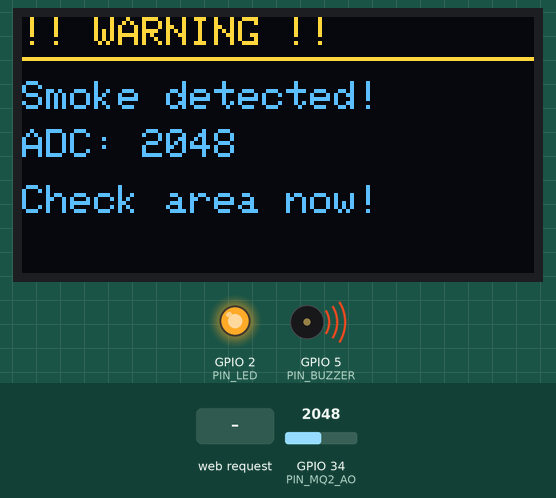
Simulated run of this sketch. Board: ESP32. Parts: 128×64 one-colour display, output pins drawn as LEDs (lit = HIGH), buzzer (waves = sounding, pin HIGH). The test bench sets the inputs (shaded band); at power-on: GPIO 34 (PIN_MQ2_AO) = 2048. The OLED is the two-colour kind (top 16 rows yellow); WiFi joins after 1.5 s; servers stay silent unless stated; what the sketch prints to the serial monitor is not drawn.

Above: at 5.3 s.
5.4 s: GPIO 34 (PIN_MQ2_AO) set to 1067
At 6.0 s:
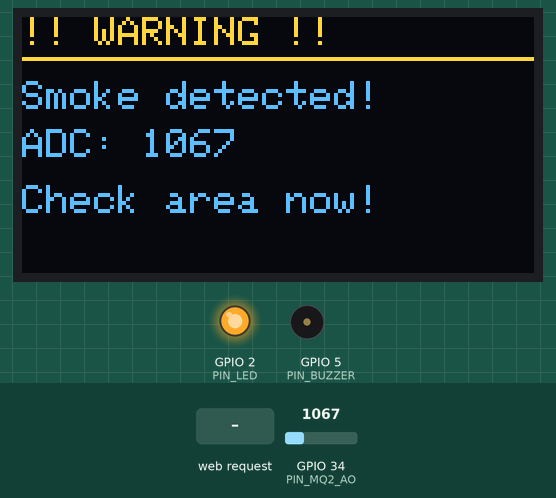
7.6 s: GPIO 34 (PIN_MQ2_AO) set to 952
At 8.8 s:
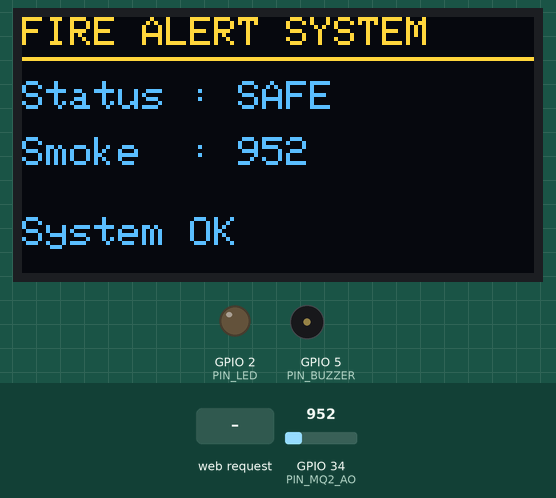
9.1 s: GPIO 34 (PIN_MQ2_AO) set to 2540
At 9.38 s:
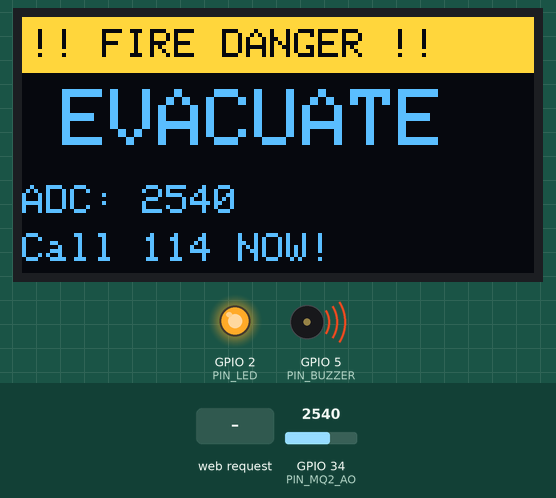
12.1 s: HTTP request GET /silence received
At 13.0 s:
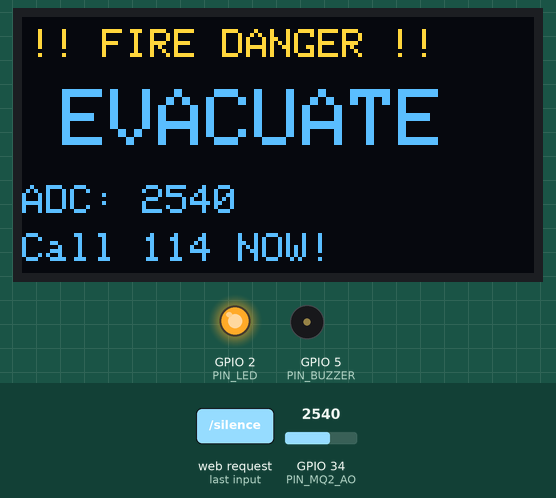
15.1 s: HTTP request GET /test received
At 16.0 s:
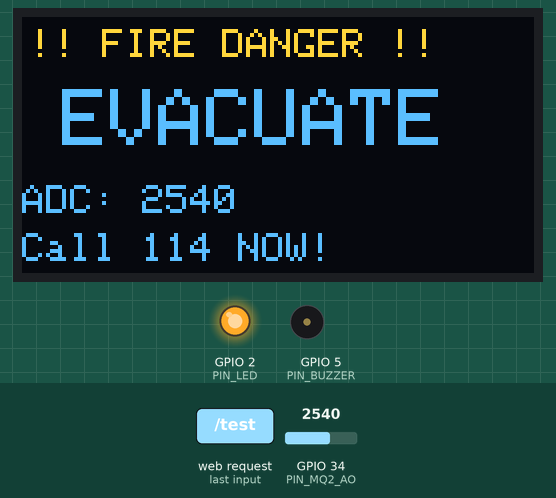
Timing chart, 0 to 19.1 s (numbered marks = the images above; inputs shaded):
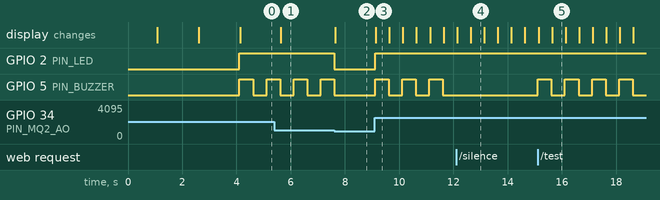

The sketch:

Fire_Alert_IoT_System.ino
```cpp
#include <WiFi.h>
#include <WiFiClientSecure.h>
#include <WebServer.h>
#include <Wire.h>
#include <Adafruit_GFX.h>
#include <Adafruit_SSD1306.h>
#include <UniversalTelegramBot.h>
#include <ArduinoJson.h>

// -- WIFI -----------------------------------------------------
#define WIFI_SSID   "Khanh"
#define WIFI_PASS   "@133057k"

// -- TELEGRAM -------------------------------------------------
#define BOT_TOKEN   "8498800393:AAGET_3CtPYjKuQGpH-jYMN2ySgHQsZCSxs"
#define CHAT_ID     "7689211086"

// -- PINS -----------------------------------------------------
#define PIN_MQ2_AO  34
#define PIN_MQ2_DO  35
#define PIN_LED      2
#define PIN_BUZZER   5

// -- OLED -----------------------------------------------------
#define OLED_W      128
#define OLED_H       64
#define OLED_ADDR   0x3C
Adafruit_SSD1306 oled(OLED_W, OLED_H, &Wire, -1);

// -- THRESHOLD ------------------------------------------------
#define SMOKE_THRESHOLD   1000
#define DANGER_THRESHOLD  2500

// -- OBJECTS --------------------------------------------------
WebServer server(80);
WiFiClientSecure secured_client;
UniversalTelegramBot bot(BOT_TOKEN, secured_client);

// -- STATE ----------------------------------------------------
int    smokeValue   = 0;
bool   alertActive  = false;
bool   prevAlert    = false;
bool   silenced     = false;
String alertLevel   = "SAFE";
int    maxSmoke     = 0;
unsigned long uptimeStart = 0;

unsigned long lastRead      = 0;
unsigned long lastTelegram  = 0;
unsigned long lastBuzz      = 0;
bool buzzState = false;

const unsigned long READ_INTERVAL     = 500;
const unsigned long TELEGRAM_COOLDOWN = 60000;

// -- LOG ------------------------------------------------------
#define LOG_SIZE 20
struct LogEntry { unsigned long ts; int val; String level; };
LogEntry eventLog[LOG_SIZE];
int logHead  = 0;
int logCount = 0;

void addLog(int val, String level) {
  eventLog[logHead] = { millis(), val, level };
  logHead = (logHead + 1) % LOG_SIZE;
  if (logCount < LOG_SIZE) logCount++;
}
//   HTML DASHBOARD
const char INDEX_HTML[] PROGMEM = R"HTMLEOF(<!DOCTYPE html>
<html lang="vi">
<head>
<meta charset="UTF-8"/>
<meta name="viewport" content="width=device-width,initial-scale=1"/>
<title>Fire Alert System</title>
<style>
@import url('https://fonts.googleapis.com/css2?family=Rajdhani:wght@500;600;700&family=Share+Tech+Mono&display=swap');
*{box-sizing:border-box;margin:0;padding:0}
body{background:#0a0e1a;color:#c9d6e3;font-family:'Rajdhani',sans-serif;min-height:100vh;padding:16px}
body::before{content:'';position:fixed;inset:0;background-image:linear-gradient(rgba(0,180,216,.04) 1px,transparent 1px),linear-gradient(90deg,rgba(0,180,216,.04) 1px,transparent 1px);background-size:40px 40px;pointer-events:none;z-index:0}
.wrap{position:relative;z-index:1;max-width:920px;margin:0 auto}
header{display:flex;align-items:center;gap:14px;margin-bottom:22px;padding-bottom:18px;border-bottom:1px solid #1e2a3a}
.logo{width:46px;height:46px;background:linear-gradient(135deg,#ff6b35,#ff1744);border-radius:11px;display:flex;align-items:center;justify-content:center;font-size:22px;flex-shrink:0;box-shadow:0 0 18px rgba(255,23,68,.35)}
header h1{font-size:1.5rem;font-weight:700;letter-spacing:2px;text-transform:uppercase;color:#fff}
header p{font-size:.78rem;color:#4a6080;font-family:'Share Tech Mono',monospace;margin-top:2px}
.dot{width:10px;height:10px;background:#00e676;border-radius:50%;margin-left:auto;box-shadow:0 0 8px #00e676;animation:pd 2s ease-in-out infinite}
@keyframes pd{0%,100%{opacity:1}50%{opacity:.3}}
#banner{border-radius:15px;padding:18px 22px;display:flex;align-items:center;gap:15px;margin-bottom:20px;border:1px solid;transition:all .4s;position:relative;overflow:hidden}
#banner::before{content:'';position:absolute;inset:0;background:currentColor;opacity:.07}
#banner.safe{color:#00e676;border-color:rgba(0,230,118,.3);background:rgba(0,230,118,.04)}
#banner.warning{color:#ffd600;border-color:rgba(255,214,0,.3);background:rgba(255,214,0,.04)}
#banner.danger{color:#ff1744;border-color:rgba(255,23,68,.3);background:rgba(255,23,68,.05);animation:df .6s ease-in-out infinite alternate}
@keyframes df{from{background:rgba(255,23,68,.05)}to{background:rgba(255,23,68,.12)}}
.bi{font-size:2.2rem}
.bt{font-size:1.4rem;font-weight:700;letter-spacing:3px;text-transform:uppercase;color:currentColor}
.bs{font-size:.8rem;color:#4a6080;margin-top:3px}
.grid{display:grid;grid-template-columns:1fr 1fr;gap:15px;margin-bottom:15px}
@media(max-width:560px){.grid{grid-template-columns:1fr}}
.card{background:#111827;border:1px solid #1e2a3a;border-radius:14px;padding:18px}
.lbl{font-size:.7rem;letter-spacing:2px;text-transform:uppercase;color:#4a6080;margin-bottom:10px;font-family:'Share Tech Mono',monospace}
.num{font-family:'Share Tech Mono',monospace;font-size:2.6rem;font-weight:700;color:#00e676;line-height:1;transition:color .4s}
.unit{font-size:.8rem;color:#4a6080;margin-top:4px}
.bar-t{width:100%;height:9px;background:#1e2a3a;border-radius:99px;margin-top:13px;overflow:hidden}
.bar-f{height:100%;border-radius:99px;width:0;background:#00e676;transition:width .5s,background .5s}
.dbadge{display:inline-block;padding:9px 18px;border-radius:9px;font-family:'Share Tech Mono',monospace;font-size:1.3rem;font-weight:700;letter-spacing:2px;margin-top:9px;transition:all .4s}
.dbadge.clear{background:rgba(0,230,118,.1);color:#00e676;border:1px solid rgba(0,230,118,.3)}
.dbadge.detected{background:rgba(255,23,68,.13);color:#ff1744;border:1px solid rgba(255,23,68,.4)}
.thr{margin-top:12px;font-size:.72rem;color:#4a6080;font-family:'Share Tech Mono',monospace;line-height:2}
.stats{display:grid;grid-template-columns:repeat(3,1fr);gap:11px;margin-bottom:15px}
@media(max-width:440px){.stats{grid-template-columns:1fr 1fr}}
.stat{background:#111827;border:1px solid #1e2a3a;border-radius:11px;padding:13px 15px}
.sv{font-family:'Share Tech Mono',monospace;font-size:1.15rem;color:#00b4d8;font-weight:700}
.sl{font-size:.68rem;color:#4a6080;letter-spacing:1px;text-transform:uppercase;margin-top:3px}
.btns{display:flex;gap:10px;margin-bottom:15px;flex-wrap:wrap}
.btn{flex:1;min-width:90px;padding:11px 0;border:none;border-radius:10px;font-family:'Rajdhani',sans-serif;font-size:.92rem;font-weight:700;letter-spacing:1.5px;text-transform:uppercase;cursor:pointer;transition:transform .15s,filter .15s}
.btn:hover{transform:translateY(-2px);filter:brightness(1.15)}
.btn:active{transform:translateY(0)}
.b1{background:linear-gradient(135deg,#ff6b35,#ff1744);color:#fff;box-shadow:0 4px 14px rgba(255,23,68,.3)}
.b2{background:linear-gradient(135deg,#f59e0b,#d97706);color:#fff;box-shadow:0 4px 14px rgba(245,158,11,.25)}
.b3{background:linear-gradient(135deg,#0ea5e9,#0284c7);color:#fff;box-shadow:0 4px 14px rgba(14,165,233,.25)}
#toast{position:fixed;bottom:22px;right:22px;background:#1e2a3a;border:1px solid #00b4d8;color:#00b4d8;padding:11px 18px;border-radius:10px;font-family:'Share Tech Mono',monospace;font-size:.85rem;opacity:0;transform:translateY(10px);transition:all .3s;pointer-events:none;z-index:999}
#toast.show{opacity:1;transform:translateY(0)}
.log-card{background:#111827;border:1px solid #1e2a3a;border-radius:14px;padding:18px;margin-bottom:15px}
#log-body{max-height:190px;overflow-y:auto}
#log-body::-webkit-scrollbar{width:4px}
#log-body::-webkit-scrollbar-track{background:#1e2a3a}
#log-body::-webkit-scrollbar-thumb{background:#4a6080;border-radius:2px}
.lr{display:grid;grid-template-columns:70px 1fr 80px;gap:10px;align-items:center;padding:6px 9px;border-radius:7px;font-family:'Share Tech Mono',monospace;font-size:.74rem;margin-bottom:3px}
.lr:hover{background:rgba(255,255,255,.03)}
.lts{color:#4a6080}.lval{color:#c9d6e3}
.llv{font-weight:700;text-align:right}
.lr.SAFE .llv{color:#00e676}.lr.WARNING .llv{color:#ffd600}.lr.DANGER .llv{color:#ff1744}
.no-log{color:#4a6080;font-size:.8rem;font-family:'Share Tech Mono',monospace;padding:8px}
footer{text-align:center;color:#4a6080;font-size:.7rem;font-family:'Share Tech Mono',monospace;padding-top:15px;border-top:1px solid #1e2a3a;letter-spacing:1px}
</style>
</head>
<body>
<div class="wrap">
<header>
  <div class="logo">&#128293;</div>
  <div>
    <h1>Fire Alert System</h1>
    <p id="ipinfo">ESP32 &middot; MQ-2 &middot; IoT Monitor</p>
  </div>
  <div class="dot" id="dot"></div>
</header>

<div id="banner" class="safe">
  <div class="bi" id="bi">&#9989;</div>
  <div>
    <div class="bt" id="bt">AN TOAN</div>
    <div class="bs" id="bs">He thong hoat dong binh thuong</div>
  </div>
</div>

<div class="grid">
  <div class="card">
    <div class="lbl">&#9632; Nong do khoi / gas (ADC)</div>
    <div class="num" id="smk">0</div>
    <div class="unit">Gia tri 0 - 4095</div>
    <div class="bar-t"><div class="bar-f" id="bf"></div></div>
  </div>
  <div class="card">
    <div class="lbl">&#9632; Cam bien so (DO pin)</div>
    <div class="dbadge clear" id="db">KHONG CO</div>
    <div class="thr">Nguong WARNING : 1000<br>Nguong DANGER&nbsp;&nbsp;: 2500</div>
  </div>
</div>

<div class="stats">
  <div class="stat"><div class="sv" id="up">0m 0s</div><div class="sl">Uptime</div></div>
  <div class="stat"><div class="sv" id="mx">0</div><div class="sl">Max ADC</div></div>
  <div class="stat"><div class="sv" id="rs">--</div><div class="sl">WiFi RSSI</div></div>
</div>

<div class="btns">
  <button class="btn b1" onclick="doTest()">&#9889; Test Alert</button>
  <button class="btn b2" onclick="doSilence()">&#128277; Im Lang</button>
  <button class="btn b3" onclick="doReset()">&#128260; Reset</button>
</div>

<div class="log-card">
  <div class="lbl">&#9632; Nhat ky su kien</div>
  <div id="log-body"><div class="no-log">Chua co su kien...</div></div>
</div>

<footer>ESP32 FIRE ALERT &middot; MQ-2 SENSOR &middot; OLED + TELEGRAM &middot; v2.1</footer>
</div>
<div id="toast"></div>

<script>
var prevLv='';
function toast(msg,col){
  var t=document.getElementById('toast');
  t.textContent=msg;
  t.style.borderColor=col||'#00b4d8';
  t.style.color=col||'#00b4d8';
  t.classList.add('show');
  setTimeout(function(){t.classList.remove('show');},2500);
}
function fmtUp(ms){
  var s=Math.floor(ms/1000),m=Math.floor(s/60),h=Math.floor(m/60);
  if(h>0)return h+'h '+(m%60)+'m';
  return m+'m '+(s%60)+'s';
}
function applyLevel(lv){
  var bn=document.getElementById('banner');
  var bi=document.getElementById('bi');
  var bt=document.getElementById('bt');
  var bs=document.getElementById('bs');
  bn.className='';
  if(lv==='DANGER'){
    bn.className='danger';
    bi.innerHTML='&#128680;';
    bt.textContent='NGUY HIEM - CHAY!';
    bs.textContent='Thoat khoi khu vuc ngay! Goi 114!';
  }else if(lv==='WARNING'){
    bn.className='warning';
    bi.innerHTML='&#9888;';
    bt.textContent='CANH BAO KHOI / GAS';
    bs.textContent='Phat hien khoi hoac gas - kiem tra ngay!';
  }else{
    bn.className='safe';
    bi.innerHTML='&#9989;';
    bt.textContent='AN TOAN';
    bs.textContent='He thong hoat dong binh thuong';
  }
}
function updateUI(d){
  if(d.level!==prevLv){
    if(d.level==='DANGER') toast('NGUY HIEM! PHAT HIEN CHAY!','#ff1744');
    else if(d.level==='WARNING') toast('Canh bao khoi/gas!','#ffd600');
    else if(prevLv) toast('Da an toan tro lai','#00e676');
    prevLv=d.level;
  }
  applyLevel(d.level);
  var col=d.level==='DANGER'?'#ff1744':d.level==='WARNING'?'#ffd600':'#00e676';
  var smk=document.getElementById('smk');
  smk.textContent=d.smoke;
  smk.style.color=col;
  var pct=Math.min(d.smoke/4095*100,100);
  var bf=document.getElementById('bf');
  bf.style.width=pct+'%';
  bf.style.background=col;
  var db=document.getElementById('db');
  if(d.digital){
    db.textContent='PHAT HIEN!';
    db.className='dbadge detected';
  }else{
    db.textContent='KHONG CO';
    db.className='dbadge clear';
  }
  document.getElementById('up').textContent=fmtUp(d.uptime||0);
  document.getElementById('mx').textContent=d.maxSmoke||0;
  var dot=document.getElementById('dot');
  dot.style.background='#00e676';
  dot.style.boxShadow='0 0 8px #00e676';
  if(d.logs&&d.logs.length>0){
    var html='';
    d.logs.forEach(function(e){
      var s=Math.floor(e.ts/1000),m=Math.floor(s/60);
      var ts=m+'m'+(s%60<10?'0':'')+(s%60)+'s';
      html+='<div class="lr '+e.level+'"><span class="lts">'+ts+'</span><span class="lval">ADC: '+e.val+'</span><span class="llv">'+e.level+'</span></div>';
    });
    document.getElementById('log-body').innerHTML=html;
  }
}
function connErr(){
  var dot=document.getElementById('dot');
  dot.style.background='#ff1744';
  dot.style.boxShadow='0 0 8px #ff1744';
  toast('Mat ket noi ESP32!','#ff1744');
}
function doTest(){fetch('/test').then(function(){toast('Test da kich hoat!','#ff6b35');}).catch(connErr);}
function doSilence(){fetch('/silence').then(function(){toast('Buzzer da tat!','#f59e0b');}).catch(connErr);}
function doReset(){fetch('/reset').then(function(){toast('He thong da reset!','#0ea5e9');prevLv='';}).catch(connErr);}
fetch('/info').then(function(r){return r.json();}).then(function(d){
  document.getElementById('ipinfo').textContent='IP: '+d.ip+' | RSSI: '+d.rssi+' dBm';
  document.getElementById('rs').textContent=d.rssi+' dBm';
}).catch(function(){});
setInterval(function(){
  fetch('/status').then(function(r){return r.json();}).then(updateUI).catch(connErr);
},1000);
</script>
</body>
</html>)HTMLEOF";

// -- OLED -----------------------------------------------------
void oledSafe(int val) {
  oled.clearDisplay();
  oled.setTextColor(SSD1306_WHITE);
  oled.setTextSize(1);
  oled.setCursor(0,0);  oled.println("FIRE ALERT SYSTEM");
  oled.drawLine(0,10,128,10,SSD1306_WHITE);
  oled.setCursor(0,16); oled.println("Status : SAFE");
  oled.setCursor(0,30); oled.print("Smoke  : "); oled.println(val);
  oled.setCursor(0,50); oled.println("System OK");
  oled.display();
}

void oledWarning(int val) {
  oled.clearDisplay();
  oled.setTextColor(SSD1306_WHITE);
  oled.setTextSize(1);
  oled.setCursor(0,0);  oled.println("!! WARNING !!");
  oled.drawLine(0,10,128,10,SSD1306_WHITE);
  oled.setCursor(0,16); oled.println("Smoke detected!");
  oled.setCursor(0,28); oled.print("ADC: "); oled.println(val);
  oled.setCursor(0,42); oled.println("Check area now!");
  oled.display();
}

void oledDanger(int val) {
  static bool blink = false;
  blink = !blink;
  oled.clearDisplay();
  if (blink) {
    oled.fillRect(0,0,128,14,SSD1306_WHITE);
    oled.setTextColor(SSD1306_BLACK);
  } else {
    oled.setTextColor(SSD1306_WHITE);
  }
  oled.setTextSize(1);
  oled.setCursor(2,3);  oled.println("!! FIRE DANGER !!");
  oled.setTextColor(SSD1306_WHITE);
  oled.setTextSize(2);
  oled.setCursor(10,18); oled.println("EVACUATE");
  oled.setTextSize(1);
  oled.setCursor(0,42); oled.print("ADC: "); oled.println(val);
  oled.setCursor(0,54); oled.println("Call 114 NOW!");
  oled.display();
}

// -- BUZZER ---------------------------------------------------
void buzzAlert(String level) {
  if (silenced) return;
  unsigned long now = millis();
  unsigned long interval = (level == "DANGER") ? 150 : 500;
  if (now - lastBuzz >= interval) {
    lastBuzz  = now;
    buzzState = !buzzState;
    digitalWrite(PIN_BUZZER, buzzState ? HIGH : LOW);
  }
}

void buzzOff() {
  buzzState = false;
  digitalWrite(PIN_BUZZER, LOW);
}

// -- TELEGRAM -------------------------------------------------
void sendTelegram(String msg) {
  unsigned long now = millis();
  if (now - lastTelegram < TELEGRAM_COOLDOWN) return;
  lastTelegram = now;
  secured_client.setInsecure();
  bot.sendMessage(CHAT_ID, msg, "");
}

// -- WIFI -----------------------------------------------------
void connectWiFi() {
  Serial.print("Connecting WiFi: ");
  Serial.println(WIFI_SSID);
  oled.clearDisplay();
  oled.setTextColor(SSD1306_WHITE);
  oled.setTextSize(1);
  oled.setCursor(10,18); oled.println("Connecting WiFi...");
  oled.setCursor(10,32); oled.println(WIFI_SSID);
  oled.display();

  WiFi.mode(WIFI_STA);
  WiFi.begin(WIFI_SSID, WIFI_PASS);
  int attempts = 0;
  while (WiFi.status() != WL_CONNECTED) {
    delay(500);
    Serial.print(".");
    attempts++;
    if (attempts > 60) {
      Serial.println("\nWiFi timeout! Restarting...");
      ESP.restart();
    }
  }
  Serial.print("\nConnected! IP: ");
  Serial.println(WiFi.localIP());
  oled.clearDisplay();
  oled.setCursor(5,14);  oled.println("WiFi Connected!");
  oled.setCursor(0,28);  oled.println(WiFi.localIP().toString());
  oled.setCursor(0,44);  oled.println("Web server OK");
  oled.display();
  delay(1500);
}

// -- BUILD STATUS JSON ----------------------------------------
String buildStatus() {
  bool digital = (digitalRead(PIN_MQ2_DO) == LOW);
  unsigned long up = millis() - uptimeStart;
  String j = "{";
  j += "\"smoke\":" + String(smokeValue) + ",";
  j += "\"digital\":" + String(digital?"true":"false") + ",";
  j += "\"alert\":" + String(alertActive?"true":"false") + ",";
  j += "\"level\":\"" + alertLevel + "\",";
  j += "\"uptime\":" + String(up) + ",";
  j += "\"maxSmoke\":" + String(maxSmoke) + ",";
  j += "\"logs\":[";
  bool first = true;
  for (int i = 0; i < LOG_SIZE; i++) {
    int idx = (logHead - 1 - i + LOG_SIZE) % LOG_SIZE;
    if (eventLog[idx].ts == 0) continue;
    if (!first) j += ",";
    first = false;
    j += "{\"ts\":" + String(eventLog[idx].ts) +
         ",\"val\":" + String(eventLog[idx].val) +
         ",\"level\":\"" + eventLog[idx].level + "\"}";
  }
  j += "]}";
  return j;
}

// -- SETUP ----------------------------------------------------
void setup() {
  Serial.begin(115200);
  pinMode(PIN_LED,    OUTPUT);
  pinMode(PIN_BUZZER, OUTPUT);
  pinMode(PIN_MQ2_DO, INPUT);
  digitalWrite(PIN_LED,    LOW);
  digitalWrite(PIN_BUZZER, LOW);

  if (!oled.begin(SSD1306_SWITCHCAPVCC, OLED_ADDR)) {
    Serial.println("OLED not found!");
  }
  oled.clearDisplay();
  oled.setTextColor(SSD1306_WHITE);
  oled.setTextSize(1);
  oled.setCursor(10,20); oled.println("Fire Alert System");
  oled.setCursor(30,36); oled.println("Starting...");
  oled.display();
  delay(1000);

  connectWiFi();
  uptimeStart = millis();

  // ---- ROUTES ------------------------------------------------
  server.on("/", HTTP_GET, []() {
    server.send_P(200, "text/html", INDEX_HTML);
  });

  server.on("/info", HTTP_GET, []() {
    String j = "{\"ip\":\"" + WiFi.localIP().toString() + "\",";
    j += "\"ssid\":\"" + String(WIFI_SSID) + "\",";
    j += "\"rssi\":" + String(WiFi.RSSI()) + "}";
    server.send(200, "application/json", j);
  });

  server.on("/status", HTTP_GET, []() {
    server.send(200, "application/json", buildStatus());
  });

  server.on("/test", HTTP_GET, []() {
    alertActive = true;
    alertLevel  = "DANGER";
    silenced    = false;
    digitalWrite(PIN_LED, HIGH);
    addLog(9999, "DANGER");
    server.send(200, "text/plain", "Test triggered");
  });

  server.on("/silence", HTTP_GET, []() {
    silenced = true;
    buzzOff();
    server.send(200, "text/plain", "Silenced");
  });

  server.on("/reset", HTTP_GET, []() {
    alertActive = false;
    silenced    = false;
    alertLevel  = "SAFE";
    maxSmoke    = 0;
    logHead     = 0;
    logCount    = 0;
    memset(eventLog, 0, sizeof(eventLog));
    digitalWrite(PIN_LED, LOW);
    buzzOff();
    server.send(200, "text/plain", "Reset OK");
  });

  server.begin();
  Serial.print("Web server started! Open: http://");
  Serial.println(WiFi.localIP());
}

// -- LOOP -----------------------------------------------------
void loop() {
  server.handleClient();  // << Quan trong: xu ly request HTTP

  unsigned long now = millis();
  if (now - lastRead >= READ_INTERVAL) {
    lastRead   = now;
    smokeValue = analogRead(PIN_MQ2_AO);
    if (smokeValue > maxSmoke) maxSmoke = smokeValue;

    String prevLevel = alertLevel;
    if (smokeValue >= DANGER_THRESHOLD) {
      alertLevel = "DANGER";  alertActive = true;
    } else if (smokeValue >= SMOKE_THRESHOLD) {
      alertLevel = "WARNING"; alertActive = true;
    } else {
      alertLevel = "SAFE";   alertActive = false; silenced = false;
    }

    if (alertLevel != prevLevel) addLog(smokeValue, alertLevel);

    digitalWrite(PIN_LED, alertActive ? HIGH : LOW);
    if (alertActive) buzzAlert(alertLevel);
    else             buzzOff();

    if      (alertLevel == "DANGER")  oledDanger(smokeValue);
    else if (alertLevel == "WARNING") oledWarning(smokeValue);
    else                              oledSafe(smokeValue);

    if (alertActive && !prevAlert) {
      String msg = "";
      if (alertLevel == "DANGER") {
        msg = "NGUY HIEM CHAY!\nADC: " + String(smokeValue) +
              "\nThoat khoi khu vuc ngay!\nGoi 114";
      } else {
        msg = "Phat hien khoi/gas!\nADC: " + String(smokeValue) +
              "\nKiem tra khu vuc ngay!";
      }
      sendTelegram(msg);
    }
    prevAlert = alertActive;

    Serial.print("Smoke: "); Serial.print(smokeValue);
    Serial.print(" | Level: "); Serial.println(alertLevel);
  }
}
```

Measured:
- the behaviour switches between 1000 and 999 on GPIO 34 (PIN_MQ2_AO) (found by bisection; images 1 and 2)
- after the input at 5.4 s, the display: changes after 0.24 s (image 1)
- after the input at 7.6 s, GPIO 2 (PIN_LED): HIGH → LOW at once; GPIO 5 (PIN_BUZZER): goes on until 7.6 s, then stays LOW; the display: changes at once (image 2)
- after the input at 9.1 s, GPIO 2 (PIN_LED): LOW → HIGH at once; GPIO 5 (PIN_BUZZER): alternates HIGH for 0.50 s and LOW for 0.50 s, starting at once; the display: changes at once (image 3)
- after the input at 12.1 s, GPIO 5 (PIN_BUZZER): stops changing and stays LOW
- after the input at 15.1 s, GPIO 5 (PIN_BUZZER): alternates HIGH for 0.50 s and LOW for 0.50 s, starting at once
- by itself, GPIO 5 (PIN_BUZZER): alternates HIGH for 0.50 s and LOW for 0.50 s
